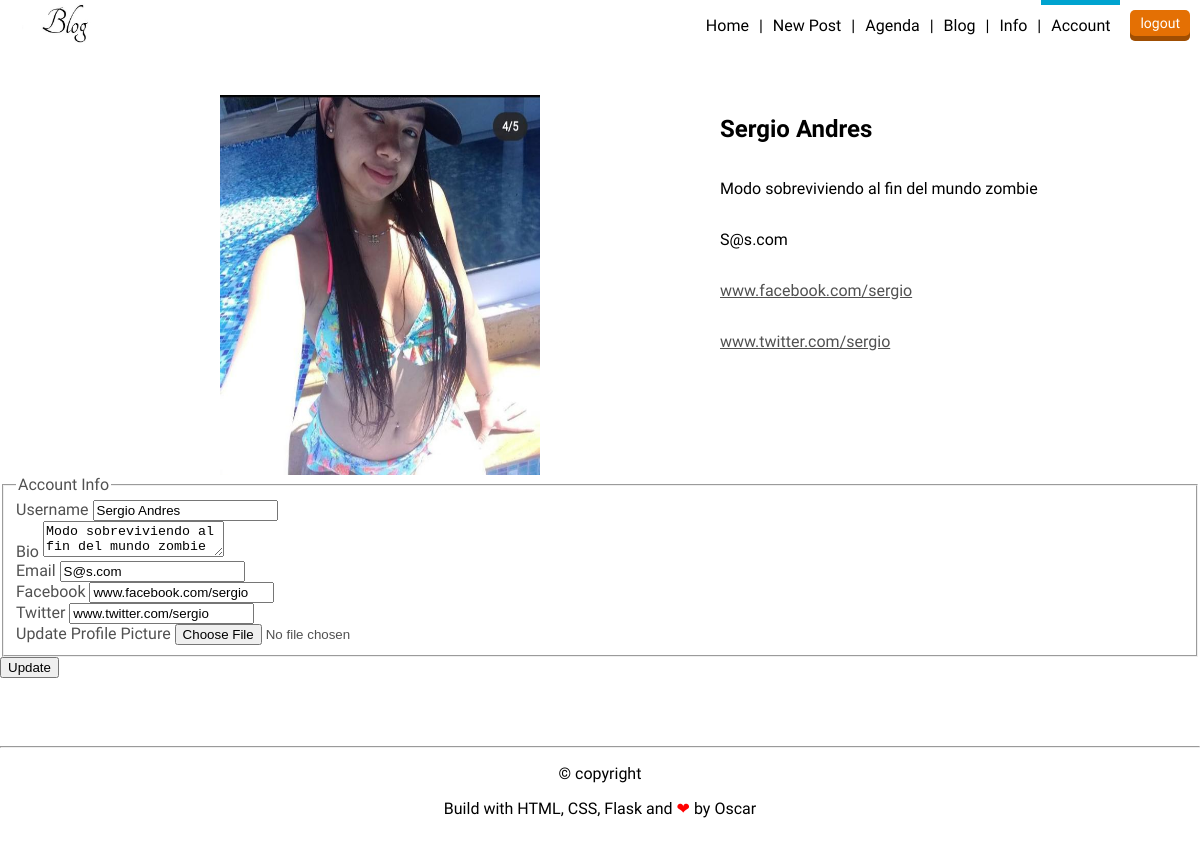
Page /account (signed in) on the committed database.
### flaskblog/models.py (models this page shows, shortened)
class User(db.Model, UserMixin):
    id = db.Column(db.Integer, primary_key=True)
    username = db.Column(db.String(20), unique=True, nullable=False)
    email = db.Column(db.String(120), unique=True, nullable=False)
    image_file = db.Column(db.String(20), nullable=False, default='default.jpg')
    bio = db.Column(db.String(500), nullable=False, default='')
    facebook = db.Column(db.String(120), nullable=False, default='')
    twitter = db.Column(db.String(120), nullable=False, default='')
    password = db.Column(db.String(60), nullable=False)
    posts = db.relationship('Post', backref='author', lazy=True)

### flaskblog/routes.py (the view)
@app.route("/account", methods=['GET', 'POST'])
@login_required
def account():
    form = UpdateAccountForm()
    if form.validate_on_submit():
        if form.picture.data:
            picture_file = save_picture(form.picture.data)
            current_user.image_file = picture_file
        current_user.username = form.username.data
        current_user.email = form.email.data
        current_user.bio = form.bio.data
        current_user.facebook = form.facebook.data
        current_user.twitter = form.twitter.data
        db.session.commit()
        flash('Your account has been updated!', 'success')
        return redirect(url_for('account'))
    elif request.method == 'GET':
        form.username.data = current_user.username
        form.email.data = current_user.email
        form.bio.data = current_user.bio
        form.facebook.data = current_user.facebook
        form.twitter.data = current_user.twitter
    image_file = url_for('static', filename='profile_pics/' + current_user.image_file)
    return render_template('account.html', title='Account',
                           image_file=image_file, form=form)

### flaskblog/forms.py (shortened to what this page needs)
class UpdateAccountForm(FlaskForm):
    username = StringField('Username',
                           validators=[DataRequired(), Length(min=5, max=20)])
    bio = TextAreaField('Bio',
                        validators=[DataRequired()])
    email = StringField('Email',
                        validators=[DataRequired(), Email()])
    facebook = StringField('Facebook',
                           validators=[DataRequired()])
    twitter = StringField('Twitter',
                           validators=[DataRequired()])
    picture = FileField('Update Profile Picture', validators=[FileAllowed(['jpg', 'png'])])
    submit = SubmitField('Update')

### flaskblog/models.py (called while the page is built)
@login_manager.user_loader
def load_user(user_id):
    return User.query.get(int(user_id))

### flaskblog/templates/account.html (shortened to what this page needs)
{% extends "layout.html" %}
{% block content %}
<header>
    <a href="{{ url_for('home') }}">
        <img src="{{ url_for('static', filename='profile_pics/logo.jpg') }}" alt="logo" height="40">
    </a>
    <div class="header-right">
        {% if current_user.is_authenticated %}
        <nav>
            <ul>
                <li><a href="{{ url_for('home') }}">Home</a></li>
                <li><a href="{{ url_for('new_post') }}">New Post</a></li>
                <li><a href="#">Agenda</a></li>
                <li><a href="{{ url_for('home') }}">Blog</a></li>
                <li><a href="#">Info</a></li>
                <li><a class="is-active" href="{{ url_for('account') }}">Account</a></li>
            </ul>
        </nav>
            <a href="{{ url_for('logout') }}" class="button red">logout</a>
        {% endif %}
    </div>
</header>
<div class="formulario">
    <div class="imes">
        <img class="rounded-circle account-img" src="{{ image_file }} " alt="default" width="320" height="400">
    </div>
    <div class="col5">
        <h2 class="account-heading">{{ current_user.username }}</h2>
        <p class="text-secondary">{{ current_user.bio }}</p>
        <p class="text-secondary">{{ current_user.email }}</p>
        <p><a href="current_user.facebook">{{ current_user.facebook }}</a></p>
        <p><a href="current_user.twitter">{{ current_user.twitter }}</a></p>
    </div>
</div>
<div class="content-section">
      <form method="POST" action="" enctype="multipart/form-data">
          <fieldset class="form-group">
              <legend class="border-bottom mb-4">Account Info</legend>
              <div class="form-group">
                  {{ form.username.label(class="form-control-label") }}
                  {% if form.username.errors %}
                      {{ form.username(class="form-control form-control-lg is-invalid") }}
                      <div class="invalid-feedback">
                          {% for error in form.username.errors %}
                              <span>{{ error }}</span>
                          {% endfor %}
                      </div>
                  {% else %}
                      {{ form.username(class="form-control form-control-lg") }}
                  {% endif %}
              </div>
              <div class="form-group">
                  {{ form.bio.label(class="form-control-label") }}
                  {% if form.bio.errors %}
                      {{ form.bio(class="form-control form-control-lg is-invalid") }}
                      <div class="invalid-feedback">
                          {% for error in form.bio.errors %}
                              <span>{{ error }}</span>
                          {% endfor %}
                      </div>
                  {% else %}
                      {{ form.bio(class="form-control form-control-lg") }}
                  {% endif %}
              </div>
              <div class="form-group">
                  {{ form.email.label(class="form-control-label") }}
                  {% if form.email.errors %}
                      {{ form.email(class="form-control form-control-lg is-invalid") }}
                      <div class="invalid-feedback">
                          {% for error in form.email.errors %}
                              <span>{{ error }}</span>
                          {% endfor %}
                      </div>
                  {% else %}
                      {{ form.email(class="form-control form-control-lg") }}
                  {% endif %}
              </div>
              <div class="form-group">
                  {{ form.facebook.label(class="form-control-label") }}
                  {% if form.facebook.errors %}
                      {{ form.facebook(class="form-control form-control-lg is-invalid") }}
                      <div class="invalid-feedback">
                          {% for error in form.facebook.errors %}
                              <span>{{ error }}</span>
                          {% endfor %}
                      </div>
                  {% else %}
                      {{ form.facebook(class="form-control form-control-lg") }}
                  {% endif %}
              </div>
              <div class="form-group">
                  {{ form.twitter.label(class="form-control-label") }}
                  {% if form.twitter.errors %}
                      {{ form.twitter(class="form-control form-control-lg is-invalid") }}
                      <div class="invalid-feedback">
                          {% for error in form.twitter.errors %}
                              <span>{{ error }}</span>
                          {% endfor %}
                      </div>
                  {% else %}
                      {{ form.twitter(class="form-control form-control-lg") }}
                  {% endif %}
              </div>
              <div class="form-group">
                  {{ form.picture.label() }}
                  {{ form.picture(class="form-control-file") }}
              </div>
          </fieldset>
          <div class="form-group">
              {{ form.submit(class="btn btn-outline-info") }}
          </div>
      </form>
  </div>
{% endblock content %}

### flaskblog/static/estilo.css (style rules this page uses)
body { font-family: 'allerta', sans-serif; margin: 0; color: #515151; }
a { color: #515151; }
header { background: white; height: 50px; padding: 0 10px; display: flex; justify-content: space-between; align-items: center; }
.header-right { height: inherit; display: flex; align-items: center; }
.header-right .button { margin-left: 10px; }
.button { background: gray; box-shadow: inset 0 -5px 0 rgba(0, 0, 0, .3); font-size: 14px; padding: 5px 10px 10px 10px; border-radius: 5px; text-decoration: none; color: white; transition: .2s; }
.button.red { background: #e47004; border-color: #e47004; }
nav { height: inherit; margin: 0; }
nav ul { margin: 0; height: inherit; }
nav ul { display: flex; }
nav li { list-style: none; color: black; height: inherit; display: flex; align-items: center; }
nav li:after { content: "|"; display: inline-block; }
nav li:last-child:after { display: none; }
nav a { color: black; text-decoration: none; height: inherit; display: flex; padding: 0 10px; align-items: center; }
nav a.is-active { box-shadow: inset 0 5px 0 #00a3cf; }
.formulario { display: flex; width: 1000px; height: 400px; color: black; margin: 25px 0 0 200px; }
.imes { width: 500px; }
.imes, .col5 { display: flex; flex-direction: column; width: 1000px; margin: 20px 10px 0px 20px; }

### rows in the picture
User: username "Sergio Andres", bio "Modo sobreviviendo al fin del mundo zombie", email "S@s.com", facebook "www.facebook.com/sergio", twitter "www.twitter.com/sergio"
